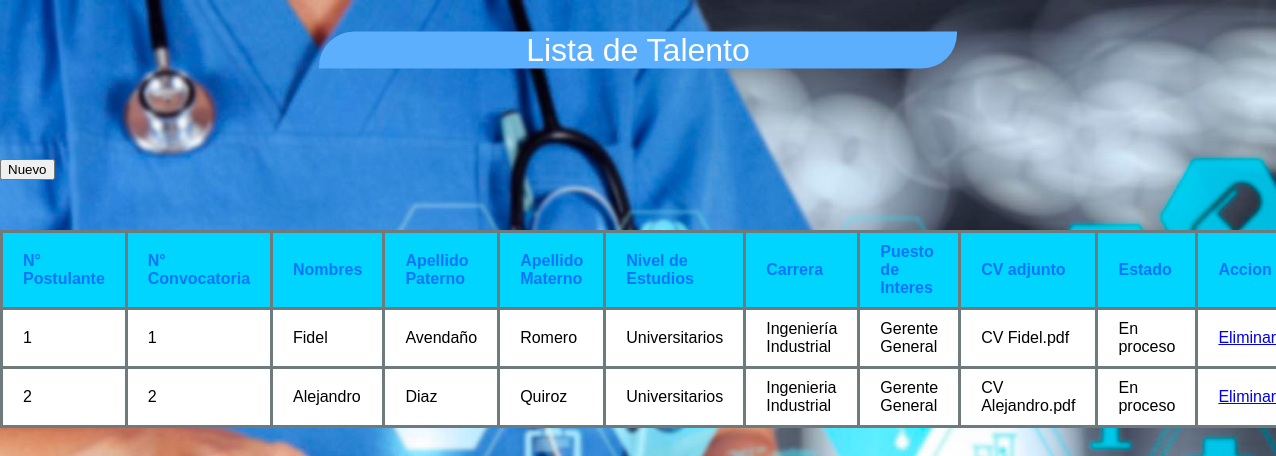
Before: /Administracion/mostrarTalento.php with the older database file.
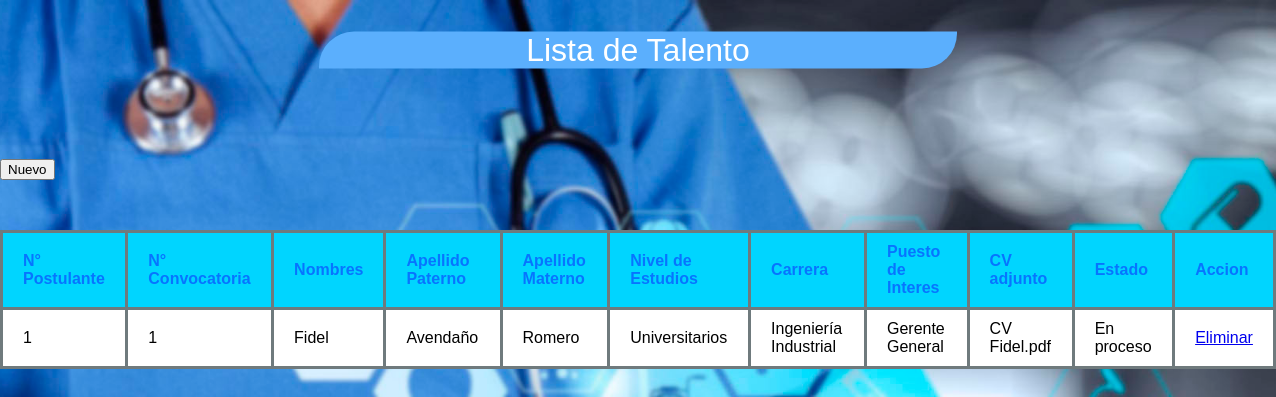
After: the same page with the newer database file.
### tables this page shows
CREATE TABLE `talento` (
  `NPostulante` int(11) NOT NULL,
  `NConvocatoria` int(11) NOT NULL,
  `Nombres` varchar(50) NOT NULL,
  `apellidoPaterno` varchar(50) NOT NULL,
  `apellidoMaterno` varchar(50) NOT NULL,
  `NivelEstudios` varchar(50) NOT NULL,
  `Carrera` varchar(50) NOT NULL,
  `PuestoInteres` varchar(20) NOT NULL,
  `CV` varchar(50) NOT NULL,
  `Estado` varchar(50) NOT NULL
);

### Administracion/mostrarTalento.php (the view, shortened to what this page needs)
<DOCTYPE html>
<html>
	<head>
	<link rel="stylesheet" href="cssMostrarTalento/master_mostrarTalento.css">
	</head>
	<body>
		<div class="titulo">Lista de Talento</div>
		<br><br>
		<form action="nuevoTalento.html" method="POST">
		<?php
		$enlace = mysqli_connect("localhost","root","","thanis");
		$sentencia = "SELECT * FROM talento;";
		$resultado= mysqli_query ($enlace, $sentencia);
		$numFilas=mysqli_num_rows ($resultado);
			if($numFilas==0){
				echo "No hay talentos registrados en el sistema";
			}
			else {
				echo "<table border=1>";
				echo "<tr class='encabezado1'>";
				echo "<td>N° Postulante</td>";
				echo "<td>N° Convocatoria</td>";
				echo "<td>Nombres</td>";
				echo "<td>Apellido Paterno</td>";
				echo "<td>Apellido Materno</td>";
				echo "<td>Nivel de Estudios</td>";
				echo "<td>Carrera</td>";
				echo "<td>Puesto de Interes</td>";
				echo "<td>CV adjunto</td>";
				echo "<td>Estado</td>";
				echo "<td>Accion</td>";
				echo "</tr>";
				$counter= 1;
				while ($counter<=$numFilas){
					$talento=mysqli_fetch_row($resultado);
					echo "<tr>";
					echo "<td>$talento[0]</td>";
					echo "<td>$talento[1]</td>";
					echo "<td>$talento[2]</td>";
					echo "<td>$talento[3]</td>";
					echo "<td>$talento[4]</td>";
					echo "<td>$talento[5]</td>";
					echo "<td>$talento[6]</td>";
					echo "<td>$talento[7]</td>";
					echo "<td>$talento[8]</td>";
					echo "<td>$talento[9]</td>";
					echo "<td><a href='eliminarTalento.php?NPostulante=$talento[0]'>Eliminar</a></td>";
					echo "</tr>";
					$counter = $counter +1;
				}
			}
		?>
		<br>
		<br>
		<input type="Submit" value="Nuevo">
		</form>
	</body>
</html>

### Administracion/cssMostrarTalento/master_mostrarTalento.css (style rules this page uses)
table { width: auto; margin-top: 50px; margin-left: auto; margin-right: auto; border-collapse: collapse; }
table tr:first-child { color: #0774FF; background-color: #00D5FF; font-weight: bold; }
td { border: solid #6F7A7D; padding-left: 20px; padding-bottom: 10px; padding-right: 20px; padding-top: 10px; }
table tr { background-color: #fff; }
.titulo { margin-top: 50px; font-size: 200%; text-align: center; font-family: sans-serif; border-radius: 35px 0px 35px 0px; width: 50%; transform:translate(50%,-50%); font-weight: 400; color: #ffffff; background:#5baffd }
body { margin: 0; padding: 0; background: url(../imagenes/background.jpg) no-repeat center bottom; background-size: cover; font-family: sans-serif; height: 100vh; }

Changed rows visible on the page:
removed talento: NPostulante "2", NConvocatoria "2", Nombres "Alejandro", apellidoPaterno "Diaz", apellidoMaterno "Quiroz", NivelEstudios "Universitarios", Carrera "Ingenieria Industrial", PuestoInteres "Gerente General", CV "CV Alejandro.pdf", Estado "En proceso"
